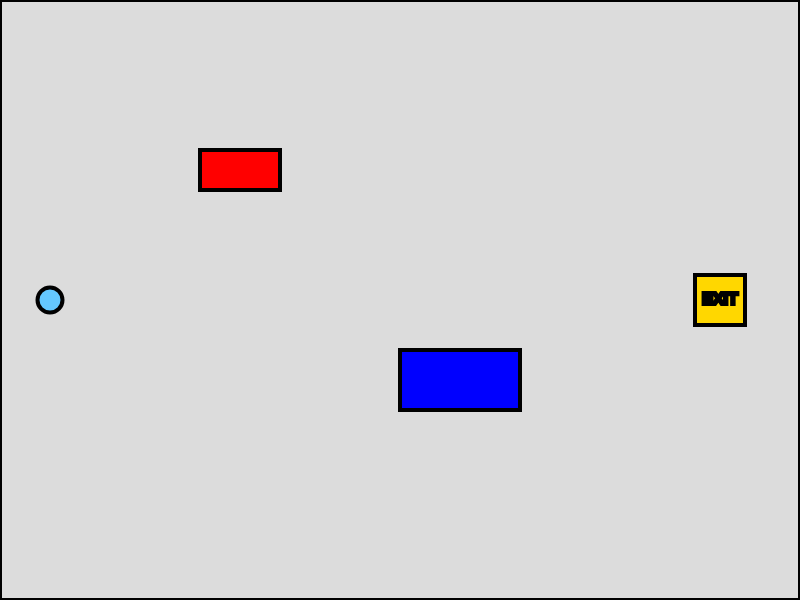
Frame 1 (no input)
Frame 60 (no input): identical to frame 1, image omitted
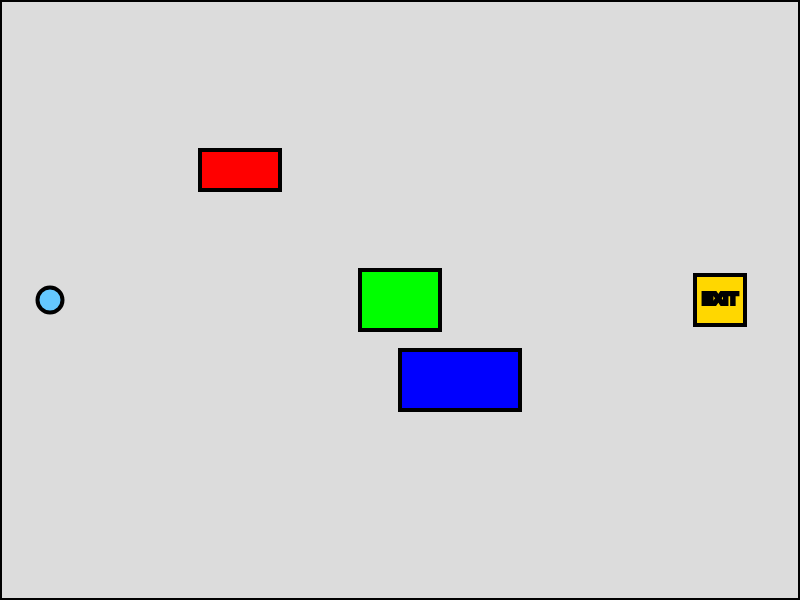
Frame 120 (the mouse pressed at the canvas centre since frame 60)

The p5.js sketch that drew these frames (run headless with seeded random() and noise() and a simulated clock; from frame 60 on, the mouse is pressed at the canvas centre):

// p5.js sketch
// ── sketch.js
let player;
let obstacles = [];
let exit;
let gameWon = false;
let clickedObstacle = null;

function setup() {
    createCanvas(800, 600);
    createPlayer();
    createObstacles();
    createExit();
}

// Create the player object
function createPlayer() {
    player = {
        x: 50,
        y: height / 2,
        size: 25,
        speed: 5
    };
}

// Create multiple obstacles with different sizes and colors
function createObstacles() {
    obstacles.push({
        x: 200,
        y: 150,
        w: 80,
        h: 40,
        color: color(255, 0, 0)
    });
    
    obstacles.push({
        x: 400,
        y: 350,
        w: 120,
        h: 60,
        color: color(0, 0, 255)
    });
}

// Create the exit object
function createExit() {
    exit = {
        x: width - 80,
        y: height / 2,
        size: 50
    };
}

function draw() {
    background(220);
    movePlayer();
    drawBorder();
    drawObstacles();
    drawPlayer();
    drawExit();
    checkExit();
    displayWinMessage();
}

// Move the player based on keyboard input
function movePlayer() {
    if (keyIsPressed && key === 'a' || key === 'A') {
        player.x -= player.speed;
    }
    if (keyIsPressed && key === 'd' || key === 'D') {
        player.x += player.speed;
    }
    if (keyIsPressed && key === 'w' || key === 'W') {
        player.y -= player.speed;
    }
    if (keyIsPressed && key === 's' || key === 'S') {
        player.y += player.speed;
    }
    
    // Keep player on canvas
    if (player.x < player.size / 2) {
        player.x = player.size / 2;
    } else if (player.x > width - player.size / 2) {
        player.x = width - player.size / 2;
    }
    
    if (player.y < player.size / 2) {
        player.y = player.size / 2;
    } else if (player.y > height - player.size / 2) {
        player.y = height - player.size / 2;
    }
}

// Draw border around the screen
function drawBorder() {
    stroke(0);
    strokeWeight(4);
    noFill();
    rect(0, 0, width, height);
}

// Draw all obstacles on the screen
function drawObstacles() {
    for (let obs of obstacles) {
        fill(obs.color);
        rect(obs.x, obs.y, obs.w, obs.h);
    }
    
    // Draw clicked obstacle if exists
    if (clickedObstacle !== null) {
        fill(0, 255, 0);
        rect(clickedObstacle.x, clickedObstacle.y, clickedObstacle.w, clickedObstacle.h);
    }
}

// Draw the player
function drawPlayer() {
    fill(100, 200, 255);
    circle(player.x, player.y, player.size);
}

// Draw the exit
function drawExit() {
    fill(255, 215, 0);
    square(exit.x - exit.size / 2, exit.y - exit.size / 2, exit.size);
    fill(0);
    textSize(16);
    textAlign(CENTER, CENTER);
    text('EXIT', exit.x, exit.y);
}

// Check if player reached the exit
function checkExit() {
    let distanceToExit = dist(player.x, player.y, exit.x, exit.y);
    if (distanceToExit < player.size / 2 + exit.size / 2) {
        gameWon = true;
    }
}

// Display "You Win" message
function displayWinMessage() {
    if (gameWon) {
        fill(0, 0, 0, 200);
        rect(0, 0, width, height);
        fill(255);
        textSize(48);
        textAlign(CENTER, CENTER);
        text('YOU WIN!', width / 2, height / 2);
    }
}


// Draw an object to the screen when pressing the mouse
function mousePressed() {
    if (clickedObstacle === null) {
        clickedObstacle = {
            x: mouseX - 40,
            y: mouseY - 30,
            w: 80,
            h: 60,
            color: color(255, 165, 0)
        };
    }
    return false;
}
